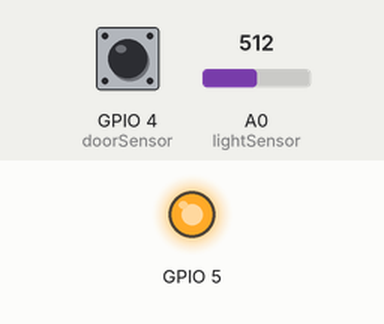
A sketch run on a simulated ESP8266 (NodeMCU). Parts: output pins drawn as LEDs (lit = HIGH). The test bench sets the inputs (shaded band); at power-on: A0 (lightSensor) = 512, GPIO 4 (doorSensor) HIGH. WiFi joins after 1.5 s; servers stay silent unless stated; random numbers use the default seed unless the sketch sets one; no MQTT or app messages arrive unless stated; what the sketch prints to the serial monitor is not drawn.

Above: at 7.2 s.
7.3 s: A0 (lightSensor) set to 489
At 9.0 s:
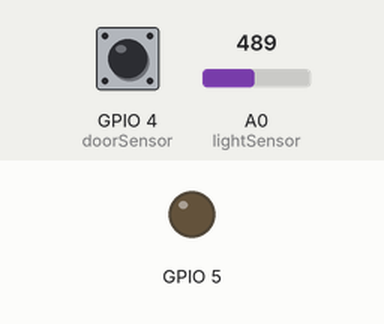
9.3 s: A0 (lightSensor) set to 510
At 10.9 s:
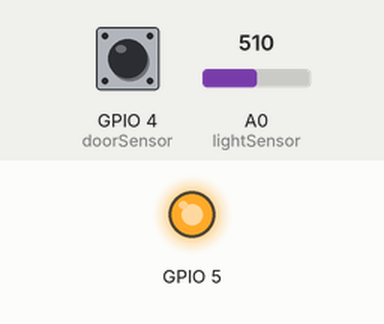
Timing chart, 0 to 12.3 s (numbered marks = the images above; inputs shaded):
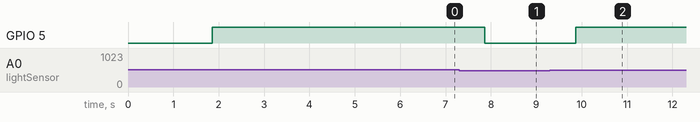

The sketch:

main_mcu.ino
```cpp
// (licence header left out)
/* Comment this out to disable prints and save space */
#define BLYNK_PRINT Serial

/* Fill-in your Template ID (only if using Blynk.Cloud) */
//#define BLYNK_TEMPLATE_ID   "YourTemplateID"

#include <PubSubClient.h>
#include <ArduinoJson.h>
#include <ESP8266WiFi.h>
#include <BlynkSimpleEsp8266.h>

const char* mqtt_server = "test.ranye-iot.net";
char msg[80];   //发送的数据
WiFiClient espClient;
PubSubClient client(espClient);
#define MSG_BUFFER_SIZE  (80)
void decodeJson(char msg[80]);
void encodeJson();
// You should get Auth Token in the Blynk App.
// Go to the Project Settings (nut icon).
char auth[] = "1T1Z9Y6prkdmsLWe6LUQrqyG0dMucz8r";

// Your WiFi credentials.
// Set password to "" for open networks.
char ssid[] = "615 vip 专线";
char pass[] = "zjsu1904615";

//#define  light 5
//#define  magnet 4
long Ctime = 0;
long lastAlarmTime=0;
int light_sensor_flag=1;
void reconnect() {
  while (!client.connected()) {
    Serial.print("Attempting MQTT connection...");
    String clientId = "ESP8266Client-";
    clientId += String(random(0xffff), HEX);
    if (client.connect(clientId.c_str())) {
      Serial.println("connected");
      client.subscribe("LSD");

    } else {
      Serial.print("failed, rc=");
      Serial.print(client.state());
      Serial.println(" try again in 5 seconds");
      // Wait 5 seconds before retrying
      delay(5000);
    }
  }
}

void callback(char* topic, byte* payload, unsigned int length) {       //关注回调函数
  Serial.print("Message arrived [");
  Serial.print(topic);
  Serial.print("] ");
  char Receive_data[80];

  for (int i = 0; i < length; i++) {
    Receive_data[i]=(char)payload[i];
  }
  decodeJson(Receive_data);

}

///////widget/////////////
WidgetLED tag_led(V3);

///////widget/////////////


////////////////////////////////JSON///////////////

void encodeJson(){                //发送数据 json 编码
  DynamicJsonBuffer jsonBuffer;
  JsonObject& pack = jsonBuffer.createObject();
  pack["AirTag_signal"] =1;
  pack.printTo(msg);   //绑定至待发数据
}


void decodeJson(char Msg[80]){   //JSON解码函数
  Serial.println("decoding");
  DynamicJsonBuffer jsonBuffer;
  JsonObject& pack = jsonBuffer.parseObject(Msg);

  if (pack["AirTag_response"]=="played"){
//    Serial.print("ok");
    tag_led.on();
    delay(1000);
    tag_led.off();
  }
  if (pack["duration"]){
    int tmp=pack["duration"];
   Blynk.virtualWrite(V9,tmp) ;
  }

}


void setup()
{
  // Debug console
  Serial.begin(9600);
  pinMode(4, INPUT);
  pinMode(A0, INPUT);
  pinMode(5, OUTPUT);
  Ctime = millis();
  Blynk.begin(auth, ssid, pass, IPAddress(192, 168, 31, 160), 8080);
  client.setServer(mqtt_server, 1883);
  client.setCallback(callback);

  if (!client.connected()) {
    reconnect();
  }
}


void loop()
{
  Blynk.run();
  if (!client.connected()) {
    reconnect();
  }
      client.loop();
  doorSensor();
//  Serial.println(light_sensor_flag);
  lightSensor(light_sensor_flag);
//  AirTag_request();
  delay(1000);
}

void doorSensor() {

  if (digitalRead(4) == LOW) {
    Ctime = millis();
  }
  if (digitalRead(4) != LOW) {

    if ((millis() - Ctime) >= 20000) {
      Blynk.virtualWrite(V5, "超时报警");
//      Blynk.email("929123714@qq.com","门锁报警","房门未关，请检查！");
        alarm();

    } else {
      Blynk.virtualWrite(V5, "未关");
    }
  }
  else {
    Blynk.virtualWrite(V5, "正常闭合");

  }


}
void lightSensor(int flag) {
//  Serial.println(analogRead(A0));
 if(flag){
    if (analogRead(A0) >500) {
      Blynk.virtualWrite(V0, "环境光线较暗，已为您自动开灯！");
      //开灯
      light(1);
    } else {
      Blynk.virtualWrite(V0, "当前室内光照很不错哦！");
      light(0);
    }
 }


}

void light(int flag) {
//  Serial.println(flag);
  if (flag == 1) {

    digitalWrite(5, HIGH);
  } else {

    digitalWrite(5, LOW);
  }
}
//void AirTag_request(){
//
//    encodeJson();
//    client.publish("LSD", msg);
//
//}
void alarm(){
  long Now=millis();
  if(Now-lastAlarmTime>20000){
    DynamicJsonBuffer jsonBuffer;
  JsonObject& pack = jsonBuffer.createObject();
  pack["alarm"] =1;
  pack.printTo(msg);   //绑定至待发数据
  client.publish("LSD", msg);
  lastAlarmTime=millis();
  }

}

BLYNK_WRITE(V2){
  int value = param[0].asInt();
  if (value==1){
    light_sensor_flag=0;
   digitalWrite(5, HIGH);
  }else{
     light_sensor_flag=1;
     digitalWrite(5, LOW);
  }
}
BLYNK_WRITE(V7){
  String value = param[0].asString();
  Serial.println(value);
   DynamicJsonBuffer jsonBuffer;
  JsonObject& pack = jsonBuffer.createObject();
  pack["timer"] =value;
  pack.printTo(msg);   //绑定至待发数据
  client.publish("LSD", msg);
}
BLYNK_WRITE(V8){
  int value = param[0].asInt();
  Serial.println(value);

  if(value==1){
    DynamicJsonBuffer jsonBuffer;
  JsonObject& pack = jsonBuffer.createObject();
  pack["stop"] =value;
  pack.printTo(msg);   //绑定至待发数据
  client.publish("LSD", msg);
  }

}
```

Measured:
- the behaviour switches between 501 and 500 on A0 (lightSensor) (found by bisection; images 0 and 1)
- after the input at 7.3 s, GPIO 5: HIGH → LOW after 0.56 s
- after the input at 9.3 s, GPIO 5: LOW → HIGH after 0.56 s
